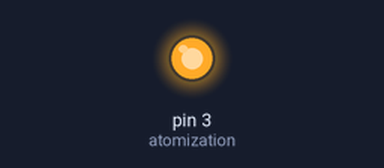
Simulated run of this sketch. Board: Arduino Uno, built with avr-gcc and run on an emulated ATmega328P. Parts: output pins drawn as LEDs (lit = HIGH).

Above: at 1.7 s.
At 4.5 s:
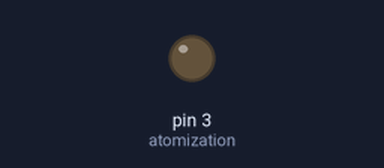
Timing chart, 0 to 5.7 s (numbered marks = the images above):
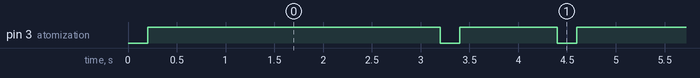

The sketch:

code.ino
```cpp
int atomization = 3;  //Set the pin of the atomization module
void setup() {
  pinMode(atomization, OUTPUT);//set the pin to output
  digitalWrite(atomization, HIGH);//set the pin to high
}

void loop() {
  //Turn on the atomization module, equivalent to pressing a button
  digitalWrite(atomization, LOW);
  delay(200);
  digitalWrite(atomization, HIGH);
  delay(3000);
  //Turn off the atomization module, equivalent to pressing the button again
  digitalWrite(atomization, LOW);
  delay(200);
  digitalWrite(atomization, HIGH);
  delay(1000);
}
```

Measured:
- by itself, pin 3 (atomization): repeats every 4.4 s: LOW 0.20 s, HIGH 1.0 s, LOW 0.20 s, HIGH 3.0 s
- by itself, everything shown: repeats every 4.4 s, in 4 steps
